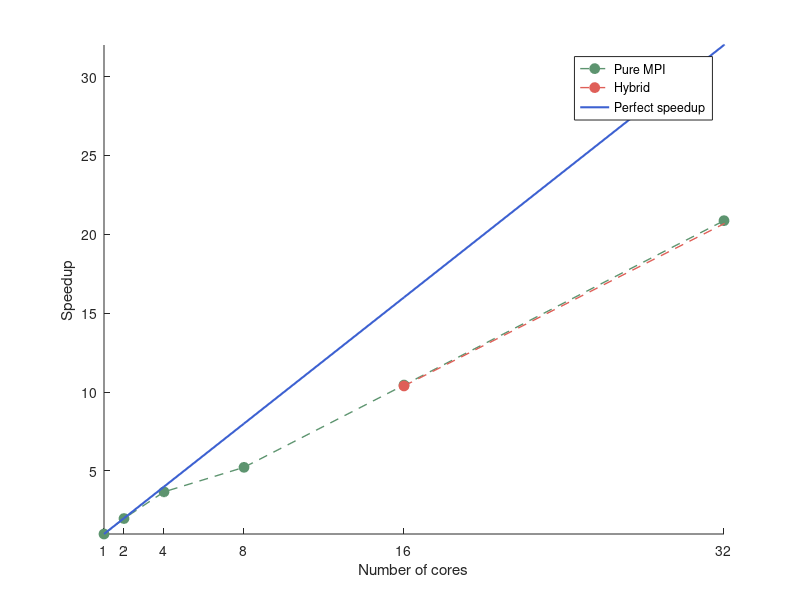

Source code (MATLAB):
clc; clear all; close all; 

MPI =[
819.70
413.90
223.30
156.80
78.50
39.29
19.77
3.97
1.93
0.82
0.65
];

cores_MPI=[
1
2
4
8
16
32
64
320
640
1280
1600
];

Hybrid_8 =[
78.92
19.88
4.026
1.338
0.7673
0.5693
];

cores_Hybrid=[
16
64
320
640
1280
1600
];

MPI_sp = MPI(1)./MPI;
Hybrid_sp = MPI(1)./Hybrid_8;

my_green_1 = [93 148 111] ./ 255;
my_green_2 = [87 160 37] ./ 255;

my_blue_1 = [61 97 209] ./ 255;
my_blue_2 = [89 89 224] ./ 255;

my_red_1 = [223 95 88] ./ 255;
my_red_2 = [193 8 23] ./ 255;




%FigHandle = figure('Position', [1200, 200, 500, 500]);
FigHandle = figure('Position', [1200, 200, 13*29, 11.5*29]);
hold on; 
plot(cores_MPI,MPI_sp,'--o','Color',my_green_1, 'LineWidth', 1, ...
   'MarkerSize', 7, 'MarkerEdgeColor', my_green_1, 'MarkerFaceColor', my_green_1); 
plot(cores_Hybrid,Hybrid_sp,'--o','Color',my_red_1, 'LineWidth', 1, ...
   'MarkerSize', 7, 'MarkerEdgeColor', my_red_1, 'MarkerFaceColor', my_red_1); 
plot(cores_MPI,cores_MPI,'Color',my_blue_1 , 'LineWidth', 1.5) 

LEG1 = legend('Pure MPI','Hybrid','Perfect speedup');
xlabel('Number of cores');
ylabel('Speedup');
axis([1,32,1,32]);
set(gca,'xtick',[1  2 4 8 16 32]);
%{
set(gca, 'XTickLabel',[]) 
yl = get(gca, 'YLim');
str = cellstr( num2str(temp(:)) );      %# format x-ticks as 2^{xx}
hTxt = text(xt, yl(ones(size(xt))), str, ...   %# create text at same locations
    'Interpreter','tex', ...                   %# specify tex interpreter
    'VerticalAlignment','top', ...             %# v-align to be underneath
    'HorizontalAlignment','center' ); 
LEG1 = legend('MPI speedup','Perfect speed-up');
xlabel('Number of cores');
ylabel('Speedup');
axis([0,8,0,50]);
set(gca,'xtick',x);
set(gca,'ytick',[0:8:80]);
set(LEG1);

%}



%{
set(gcf,'Units','inches');
screenposition = get(gcf,'Position');
set(gcf,...
    'PaperPosition',[0 0 screenposition(3:4)],...
    'PaperSize',[screenposition(3:4)]);
print -dpdf -painters largeGrid_speedup_closeup
%}






















